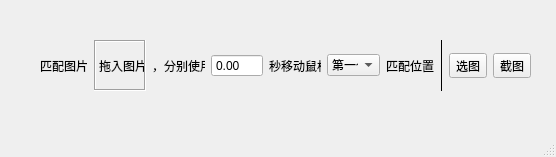
<?xml version="1.0" encoding="UTF-8"?>
<ui version="4.0">
 <class>MainWindow</class>
 <widget class="QMainWindow" name="MainWindow">
  <property name="geometry">
   <rect>
    <x>0</x>
    <y>0</y>
    <width>556</width>
    <height>157</height>
   </rect>
  </property>
  <property name="windowTitle">
   <string>MainWindow</string>
  </property>
  <widget class="QWidget" name="centralwidget">
   <widget class="QWidget" name="widget" native="true">
    <property name="geometry">
     <rect>
      <x>40</x>
      <y>40</y>
      <width>491</width>
      <height>51</height>
     </rect>
    </property>
    <layout class="QHBoxLayout" name="horizontalLayout_2">
     <item>
      <widget class="QLabel" name="label">
       <property name="text">
        <string>匹配图片</string>
       </property>
      </widget>
     </item>
     <item>
      <widget class="QLabel" name="label_show_pic">
       <property name="frameShape">
        <enum>QFrame::Box</enum>
       </property>
       <property name="frameShadow">
        <enum>QFrame::Sunken</enum>
       </property>
       <property name="text">
        <string>拖入图片</string>
       </property>
       <property name="wordWrap">
        <bool>false</bool>
       </property>
      </widget>
     </item>
     <item>
      <widget class="QLabel" name="label_2">
       <property name="text">
        <string>，分别使用</string>
       </property>
      </widget>
     </item>
     <item>
      <widget class="QDoubleSpinBox" name="doubleSpinBox_duration">
       <property name="buttonSymbols">
        <enum>QAbstractSpinBox::NoButtons</enum>
       </property>
       <property name="maximum">
        <double>9999.989999999999782</double>
       </property>
      </widget>
     </item>
     <item>
      <widget class="QLabel" name="label_3">
       <property name="text">
        <string>秒移动鼠标至</string>
       </property>
      </widget>
     </item>
     <item>
      <widget class="QComboBox" name="comboBox_find_model">
       <item>
        <property name="text">
         <string>第一个</string>
        </property>
       </item>
       <item>
        <property name="text">
         <string>全部</string>
        </property>
       </item>
      </widget>
     </item>
     <item>
      <widget class="QLabel" name="label_4">
       <property name="text">
        <string>匹配位置</string>
       </property>
      </widget>
     </item>
     <item>
      <widget class="Line" name="line">
       <property name="frameShadow">
        <enum>QFrame::Plain</enum>
       </property>
       <property name="lineWidth">
        <number>1</number>
       </property>
       <property name="orientation">
        <enum>Qt::Vertical</enum>
       </property>
      </widget>
     </item>
     <item>
      <widget class="QToolButton" name="toolButton_choose_pic">
       <property name="text">
        <string>选图</string>
       </property>
      </widget>
     </item>
     <item>
      <widget class="QToolButton" name="toolButton_screenshot">
       <property name="text">
        <string>截图</string>
       </property>
      </widget>
     </item>
    </layout>
   </widget>
  </widget>
  <widget class="QMenuBar" name="menubar">
   <property name="geometry">
    <rect>
     <x>0</x>
     <y>0</y>
     <width>556</width>
     <height>23</height>
    </rect>
   </property>
  </widget>
  <widget class="QStatusBar" name="statusbar"/>
 </widget>
 <resources/>
 <connections/>
</ui>
